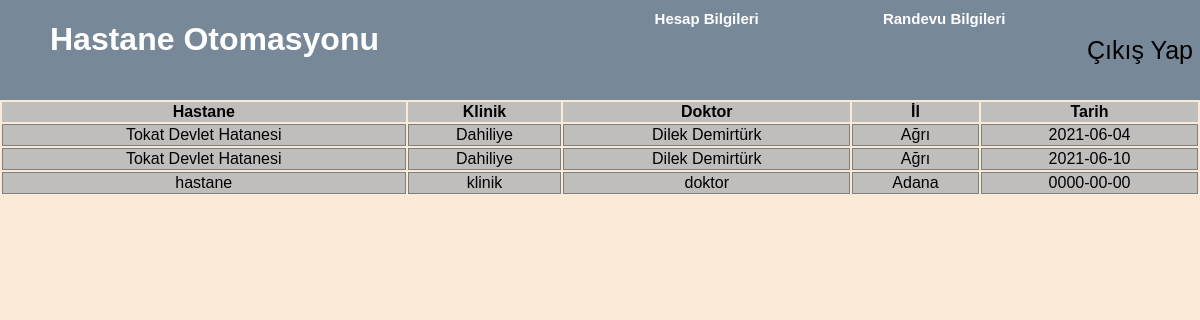
The app's page /randevu.php (signed in) with its own data.
### tables this page shows
CREATE TABLE `randevular` (
  `randevu_id` int(11) NOT NULL,
  `randevu_sehir` varchar(20) NOT NULL,
  `randevu_tarih` date NOT NULL,
  `randevu_hastane` varchar(50) NOT NULL,
  `randevu_doktor` varchar(25) NOT NULL,
  `randevu_klinik` varchar(20) NOT NULL,
  `randevu_hasta_id` int(11) NOT NULL
);

### randevu.php (the view, shortened to what this page needs)
<?php include 'header.php'; ?>
<!DOCTYPE html>
<html lang="en">
<head>
    <link rel="stylesheet" href="style.css">
</head>
<body>
    <table>
    <tr>
        <th>Hastane</th>
        <th>Klinik</th>
        <th>Doktor</th>
        <th>İl</th>
        <th>Tarih</th>
    </tr>
    <?php
    $randevu_sor=$db->prepare("SELECT * FROM randevular INNER JOIN user ON randevular.randevu_hasta_id=user.user_id WHERE user_tc=:user_tc");
    $randevu_sor->execute([
        'user_tc'=>$_SESSION['userkullanici_tc']
    ]);
    while($randevu_cek=$randevu_sor->fetch(PDO::FETCH_ASSOC)){ ?>
    <tr>
        <td><?php echo $randevu_cek['randevu_hastane']; ?> </td>
        <td><?php echo $randevu_cek['randevu_klinik']; ?></td>
        <td><?php echo $randevu_cek['randevu_doktor']; ?></td>
        <td><?php echo $randevu_cek['randevu_sehir']; ?></td>
        <td><?php echo $randevu_cek['randevu_tarih']; ?></td>
    </tr>
    <?php } ?>
    </table>
</body>
</html>

### header.php (shortened to what this page needs)
<!DOCTYPE html>
<html lang="en">
<head>
    <link rel="stylesheet" href="style.css">
</head>
<body>
    <div class="ust-bar">
         <a href="anasayfa.php"><h1>Hastane Otomasyonu</h1></a>
         <div class="menu">
            <a href="hesap.php"><h5>Hesap Bilgileri</h5></a>
            <a href="randevu.php"><h5>Randevu Bilgileri</h5></a>
         </div>
    </div>
   <a href="logout.php"> <div class="cikis">
         Çıkış Yap
    </div></a>
</body>
</html>

### style.css (style rules this page uses)
body { padding:0; margin: 0; font-family: 'Barlow Condensed', sans-serif; text-align: center; background-color: antiquewhite; }
::placeholder { font-size:25px ; text-align: center; }
.ust-bar { position: relative; width: 90%; height: 100px; left: 0; top:0; background-color:#778899; }
.ust-bar h1 { position: absolute; left: 50px; color: white; }
.menu h5 { position: relative; padding: 60px; display: inline; font-size: 15px; color: white; top: 10px; }
.menu { position: absolute; width: 500px; height: 100px; right: 0; background-color:#778899 ; font-size: 15px; }
a { text-decoration: none; }
.cikis { position: absolute; width: 10%; height: 100px; right: 0; color: black; text-align: center; font-size: 25px; line-height: 100px; cursor: pointer; top: 0px; background-color:#778899; }
table { font-family: 'Lucida Sans', 'Lucida Sans Regular', 'Lucida Grande', 'Lucida Sans Unicode', Geneva, Verdana, sans-serif; width: 100%; }
td,tr { border: 1px solid grey; text-align: center; background-color: rgb(192, 189, 189); top: 350px; }

### records on screen
randevular: randevu_hastane "Tokat Devlet Hatanesi", randevu_klinik "Dahiliye", randevu_doktor "Dilek Demirtürk", randevu_sehir "Ağrı", randevu_tarih "2021-06-04"
randevular: randevu_hastane "Tokat Devlet Hatanesi", randevu_klinik "Dahiliye", randevu_doktor "Dilek Demirtürk", randevu_sehir "Ağrı", randevu_tarih "2021-06-10"
randevular: randevu_hastane "hastane", randevu_klinik "klinik", randevu_doktor "doktor", randevu_sehir "Adana", randevu_tarih "0000-00-00"
